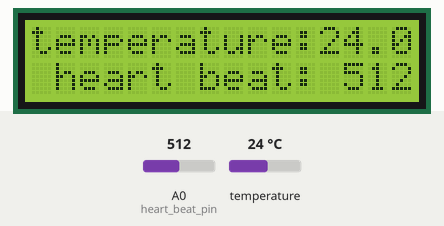
The sketch below on a simulated ESP8266 (NodeMCU). On the bench: 16×2 character LCD. Inputs (shaded band) come from the test bench; at power-on: temperature 24 °C, A0 (heart_beat_pin) = 512. What the sketch prints to the serial monitor is not drawn.

Above: at 3.4 s.
3.5 s: temperature set to 12 °C
At 4.1 s:
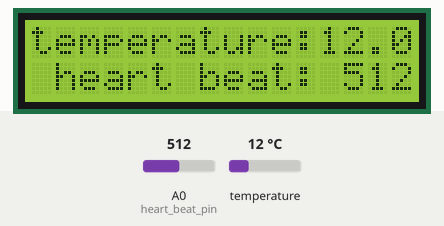
5.3 s: A0 (heart_beat_pin) set to 716
At 7.9 s:
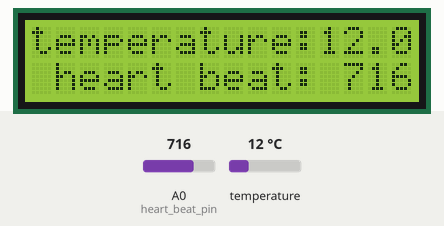
8.2 s: temperature set to 19 °C
At 9.7 s:
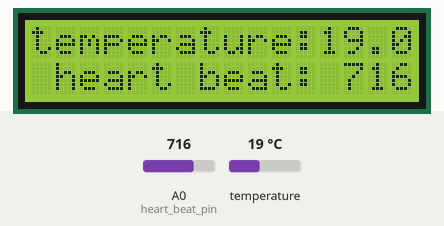
10.1 s: A0 (heart_beat_pin) set to 900
At 12.3 s:
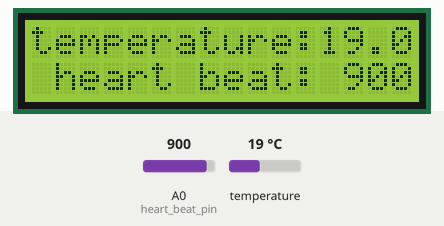
13.0 s: temperature set to 28 °C
At 14.1 s:
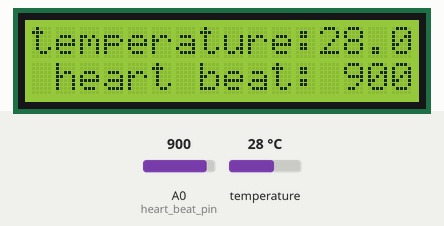
15.0 s: A0 (heart_beat_pin) set to 1023
At 16.7 s:
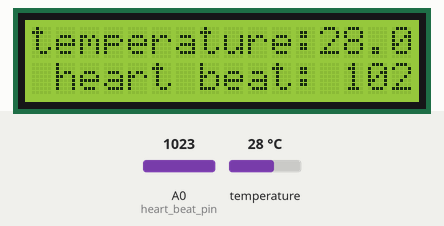
Timing chart, 0 to 18.2 s (numbered marks = the images above; inputs shaded):
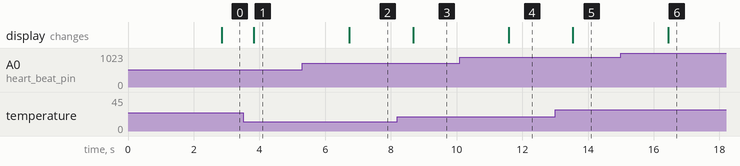

Measured:
- after the input at 3.5 s, the display: changes after 0.32 s (image 1)
- after the input at 5.3 s, the display: changes after 1.4 s (image 2)
- after the input at 8.2 s, the display: changes after 0.48 s (image 3)
- after the input at 10.1 s, the display: changes after 1.5 s (image 4)
- after the input at 13.0 s, the display: changes after 0.53 s (image 5)
- after the input at 15.0 s, the display: changes after 1.4 s (image 6)

The sketch:

03_heatbeat_temperature_monitor.ino
```cpp
#include <OneWire.h>
#include <DallasTemperature.h>
#include <LiquidCrystal.h>
int heart_beat,heart_beat_pin=A0 ;
const int rs = D0, en = D1, d4 = D2, d5 = D3, d6 = D4, d7 = D5;
LiquidCrystal lcd(rs, en, d4, d5, d6, d7);
#define DS18B20 13


float temp;

OneWire ourWire(DS18B20);
DallasTemperature sensor(&ourWire);

void setup()
{ sensor.begin();
  pinMode(heart_beat_pin,INPUT);
lcd.clear();
 lcd.begin(16, 2);
 Serial.begin(9600);
lcd.print("HEART BEAT SENSOR");
Serial.print("in the set up");
delay(2000);


}


void loop() {
heartbeatdata();
tepmerature_sensor();
lcd.clear();
Serial.print("running........");
lcd.setCursor(0,0);
lcd.print("temperature:");
lcd.print(temp);
lcd.setCursor(1,1);
lcd.print("heart beat: ");
lcd.print(heart_beat);
delay(200);
}

void heartbeatdata(){
 heart_beat=analogRead(heart_beat_pin);

}

void tepmerature_sensor()
{

      sensor.requestTemperatures();
      temp = sensor.getTempCByIndex(0);

       Serial.print(temp);

}
```
